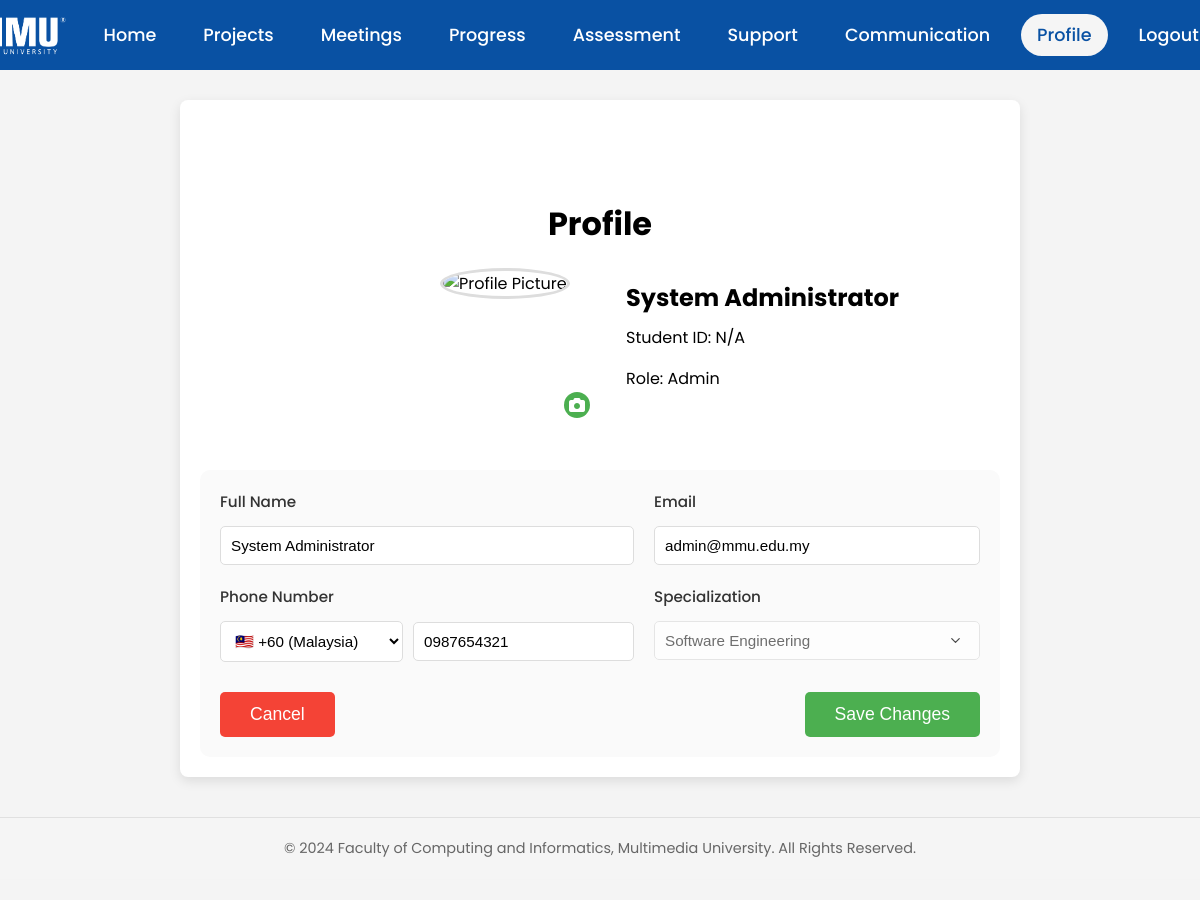
Page /pages/profile/profile-page.php (signed in) on the committed database.
### pages/profile/profile-page.php (the view, shortened to what this page needs)
<?php
require_once '../../components/navbar.php';
$conn = OpenCon();
$user_id = $_SESSION['user_id'];
$stmt = $conn->prepare("SELECT full_name, email, role, country_code, phone_number FROM users WHERE user_id = ?");
$stmt->bind_param("i", $user_id);
$stmt->execute();
$result = $stmt->get_result();
$user_data = $result->fetch_assoc();
?>
<!DOCTYPE html>
<html lang="en">
<head>
    <link rel="stylesheet" href="../../index.css">
    <link rel="stylesheet" href="./profile-page.css">
    <link href="https://cdnjs.cloudflare.com/ajax/libs/font-awesome/6.0.0/css/all.min.css" rel="stylesheet">
</head>
<body>
<?php echo getNavbar('profile'); ?>
    <div class="section content-section" id="profile">
        <h2>Profile</h2>
        <div class="profile-container">
            <div class="profile-header">
                <div class="profile-avatar">
                    <img src="https://hds.hel.fi/images/foundation/visual-assets/placeholders/user-image-s@3x.png" alt="Profile Picture">
                    <label class="change-avatar-btn">
                        <i class="fas fa-camera"></i>
                    </label>
                </div>
                <div class="profile-info">
                    <h3><?php echo htmlspecialchars($user_data['full_name']); ?></h3>
                    <p class="user-id">Student ID: <?php echo htmlspecialchars($user_data['student_id'] ?? 'N/A'); ?></p>
                    <p class="user-role">Role: <?php echo ucfirst(htmlspecialchars($user_data['role'])); ?></p>
                </div>
            </div>
            <form class="profile-form">
                <div class="form-grid">
                    <div class="form-group">
                        <label for="fullName">Full Name</label>
                        <input type="text" id="fullName" name="full_name" value="<?php echo htmlspecialchars($user_data['full_name']); ?>">
                    </div>
                    <div class="form-group">
                        <label for="email">Email</label>
                        <input type="email" id="email" name="email" value="<?php echo htmlspecialchars($user_data['email']); ?>">
                    </div>
                    <div class="form-group">
                        <label for="phone">Phone Number</label>
                        <div class="phone-input-group">
                            <select name="country_code" id="country_code">
                                <option value="+60" <?php echo ($user_data['country_code'] === '+60') ? 'selected' : ''; ?>>🇲🇾 +60 (Malaysia)</option>
                            </select>
                            <input type="text" name="phone_number" id="phone" value="<?php echo htmlspecialchars($user_data['phone_number'] ?? ''); ?>" pattern="^\d+$" title="Enter only digits">
                        </div>
                    </div>
                    <div class="form-group">
                        <label for="specialization">Specialization</label>
                        <select name="specialization" id="specialization" <?php echo $user_data['role'] !== 'student' ? 'disabled' : ''; ?>>
                            <option value="SE" <?php echo ($user_data['specialization'] ?? '') === 'SE' ? 'selected' : ''; ?>>Software Engineering</option>
                        </select>
                    </div>
                </div>
                <div class="form-actions">
                    <button type="button" class="cancel-btn" onclick="resetForm()">Cancel</button>
                    <button type="button" class="save-btn" onclick="updateProfile()">Save Changes</button>
                </div>
            </form>
        </div>
    </div>
    <footer>
        <p>&copy; 2024 Faculty of Computing and Informatics, Multimedia University. All Rights Reserved.</p>
    </footer>
</body>
</html>

### index.css (style rules this page uses)
body { font-family: 'Poppins', sans-serif; margin: 0; padding: 0; min-height: 100vh; background-color: #F7F9FC; }
.content-section { padding-top: 80px; }
#profile.content-section { padding-top: 80px; }
footer { text-align: center; padding: 20px; margin-top: 40px; background-color: #f5f5f5; border-top: 1px solid #e0e0e0; }
footer p { margin: 0; color: #666; font-size: 0.9rem; }

### pages/profile/profile-page.css (style rules this page uses)
body { font-family: 'Poppins', sans-serif; margin: 0; padding: 0; background-color: #f4f4f4; color: black; }
h2 { font-size: 2em; margin: 20px 0; text-align: center; }
.section { max-width: 800px; margin: 20px auto; margin-top: 100px; padding: 20px; background-color: #fff; border-radius: 8px; box-shadow: 0px 4px 12px rgba(0, 0, 0, 0.1); }
.profile-container { display: flex; justify-content: center; align-items: flex-start; flex-direction: column; }
.profile-header { display: flex; align-items: center; gap: 2rem; padding-bottom: 2rem; }
.profile-avatar { position: relative; width: 150px; height: 150px; margin-left: 15rem; }
.profile-avatar img { width: 150px; height: 150px; border-radius: 50%; border: 3px solid #ddd; object-fit: cover; }
.change-avatar-btn { position: absolute; bottom: 0; right: 0; background-color: #4CAF50; color: white; border: none; padding: 5px; border-radius: 50%; cursor: pointer; display: flex; justify-content: center; align-items: center; transition: background-color 0.3s; }
.profile-info { margin-left: 1rem; }
.profile-info h3 { font-size: 1.5em; margin: 0; }
.profile-info p { font-size: 1em; color: black; }
.user-role, .user-id { font-size: 1em; margin-top: 10px; }
.profile-form { max-width: 800px; margin: 0 auto; padding: 20px; background-color: #fafafa; border-radius: 10px; }
.form-grid { display: grid; grid-template-columns: 1fr 1fr; gap: 20px; }
.form-group { display: flex; flex-direction: column; }
.form-group label { font-size: 1em; margin-bottom: 5px; }
.form-group input { padding: 10px; font-size: 1em; border: 1px solid #ddd; border-radius: 5px; background-color: #fff; }
.form-actions { display: flex; justify-content: space-between; margin-top: 30px; }
.cancel-btn, .save-btn { padding: 12px 30px; font-size: 1.1em; border: none; border-radius: 5px; cursor: pointer; }
.cancel-btn { background-color: #f44336; color: white; }
.save-btn { background-color: #4CAF50; color: white; }
.profile-container { display: flex; flex-direction: column; justify-content: flex-start; align-items: center; gap: 20px; }
.profile-header { display: flex; justify-content: flex-start; align-items: center; gap: 20px; width: 100%; }
.profile-avatar img { width: 150px; height: 150px; border-radius: 50%; object-fit: cover; }
footer { text-align: center; padding: 20px; margin-top: 40px; background-color: #f5f5f5; border-top: 1px solid #e0e0e0; }
footer p { margin: 0; color: #666; font-size: 0.9rem; }
.phone-input-group { display: flex; gap: 10px; align-items: center; }
.phone-input-group select { padding: 10px; border: 1px solid #ddd; border-radius: 5px; background-color: white; min-width: 180px; cursor: pointer; font-size: 0.9em; }
.phone-input-group input { flex: 1; min-width: 0; }
select[name="specialization"] { width: 100%; padding: 10px; font-size: 1em; border: 1px solid #ddd; border-radius: 5px; background-color: white; cursor: pointer; color: #333; appearance: none; -webkit-appearance: none; -moz-appearance: none; background-repeat: no-repeat; background-position: right 1rem center; background-size: 1em; }
select[name="specialization"] option { color: #333; padding: 10px; }
.form-group { display: flex; flex-direction: column; gap: 8px; }
.form-group label { font-size: 0.95em; color: #333; font-weight: 500; }
.form-group input, .form-group select { padding: 10px; border: 1px solid #ddd; border-radius: 5px; font-size: 0.95em; transition: border-color 0.3s ease; }

### rows in the picture
users: full_name "System Administrator", role "Admin", email "admin@mmu.edu.my", country_code "🇲🇾 +60 (Malaysia)", phone_number "0987654321", specialization "Software Engineering"

### other values in the picture
$user_data['student_id'] "N/A"
